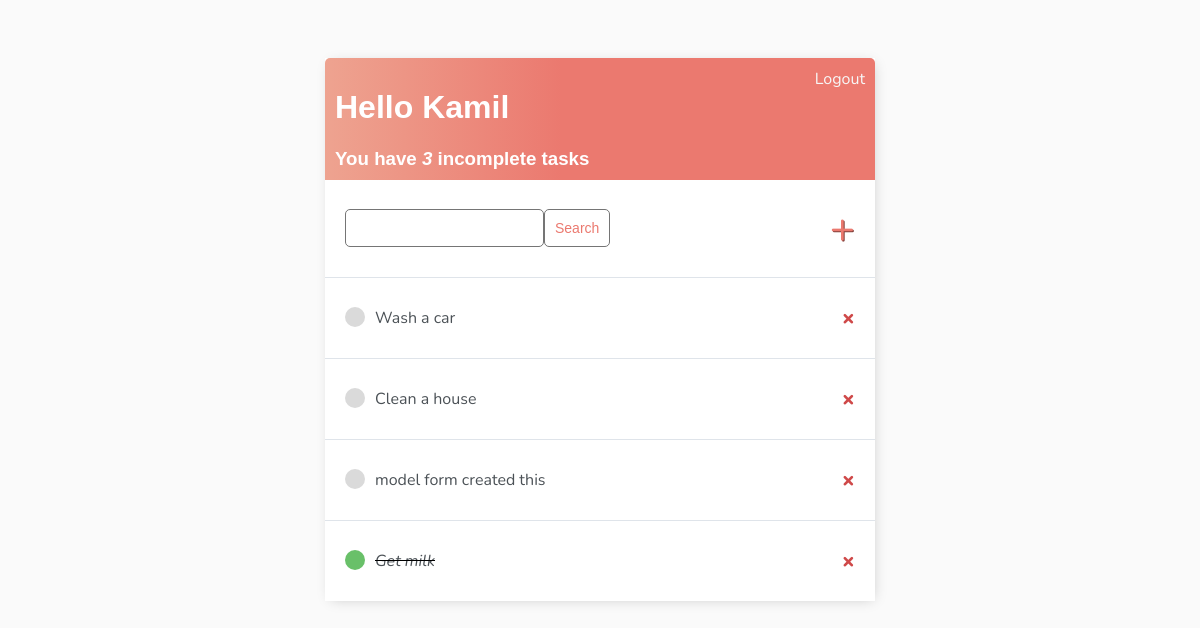
Before: / (signed in) with the older database file.
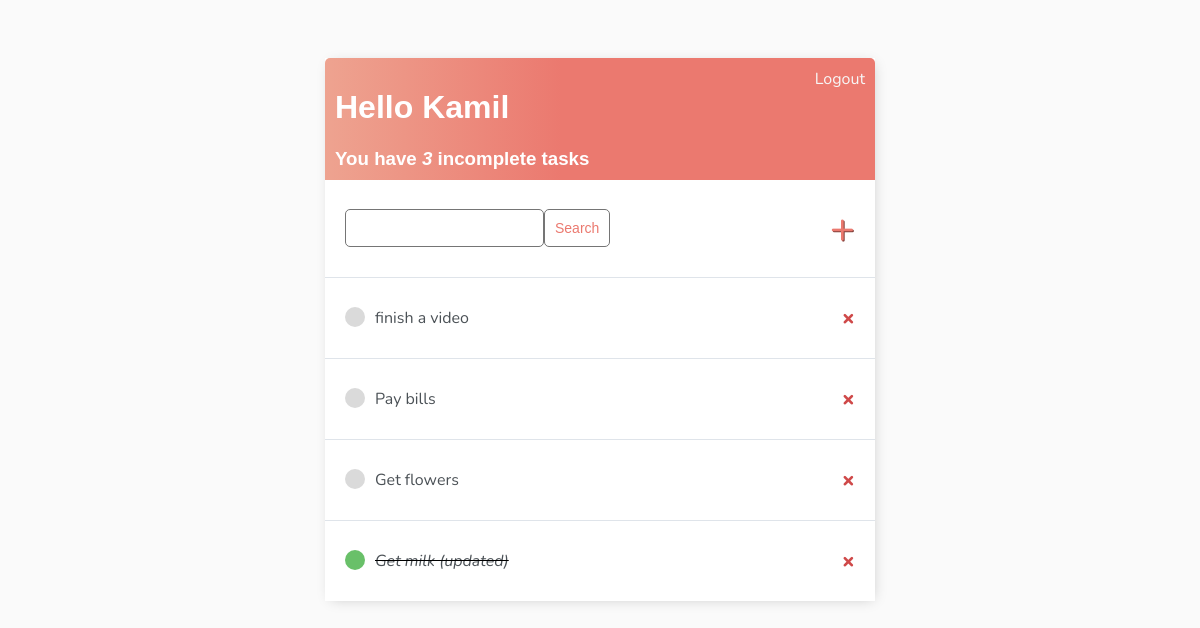
After: the same page with the newer database file.
### base/models.py (models this page shows)
class Task(models.Model):
    user = models.ForeignKey(User, on_delete=models.CASCADE, null=True, blank=True)
    title = models.CharField(max_length=200)
    description = models.TextField(null=True, blank=True)
    complete = models.BooleanField(default=False)
    created = models.DateTimeField(auto_now_add=True)
    def __str__(self):
        return self.title
    class Meta:
        ordering = ['complete']

### base/views.py (the view)
# urls.py: path('', TaskList.as_view(), name='tasks'),
class TaskList(LoginRequiredMixin, ListView):
    model = Task
    context_object_name = 'tasks'
    def get_context_data(self, **kwargs):
        context = super().get_context_data(**kwargs)
        context['tasks'] = context['tasks'].filter(user=self.request.user)
        context['count'] = context['tasks'].filter(complete=False).count()
        search_input = self.request.GET.get('search-area') or ''
        if search_input:
            context['tasks'] = context['tasks'].filter(title__startswith=search_input)
        context['search_input'] = search_input
        return context

### base/templates/base/task_list.html
{% extends 'base/main.html' %}
{% block content %}
    <div class="header-bar">
        <div>
            <h1>Hello {{request.user|title}}</h1>
            <h3 style="margin:0">You have <i>{{count}}</i> incomplete task{{count|pluralize:"s"}}</h3>
        </div>
        {% if request.user.is_authenticated %}
            <a href="{% url 'logout' %}">Logout</a>
        {% else %}
            <a href="{% url 'login' %}">Login</a>
        {% endif %}
    </div>
    <div id="search-add-wrapper">
        <form method="GET" style="display:flex;">
            <input type="text" name="search-area" value="{{search_input}}">
            <input class="button" type="submit" value="Search">
        </form>
        <a id="add-link" href="{% url 'task-create' %}">&#x2b;</a>
    </div>
    <div class="task-items-wrapper">
        {% for task in tasks %}
            <div class="task-wrapper">
                {% if task.complete %}
                    <div class="task-title">
                        <div class="task-complete-icon"></div>
                        <i><s><a href="{% url 'task-update' task.id %}">{{task}}</a></s></i>
                    </div>
                <a class="delete-link" href="{% url 'task-delete' task.id %}">&#215;</a>
                {% else %}
                    <div class="task-title">
                        <div class="task-incomplete-icon"></div>
                        <a href="{% url 'task-update' task.id %}">{{task}}</a>
                    </div>
                <a class="delete-link" href="{% url 'task-delete' task.id %}">&#215;</a>
                {% endif %}
            </div>
        {% empty %}
            <h3>No items in list</h3>
        {% endfor %}
    </div>
{% endblock content %}

### base/templates/base/main.html (shortened to what this page needs)
<!DOCTYPE html>
<html lang="en">
    <head>
    </head>
    <body>
        <div class="container">
            {% block content %}
            {% endblock content %}
        </div>
    </body>
</html>

### base/templates/base/main.html (style rules this page uses)
body { background-color: #FAFAFA; font-family: 'Nunito', sans-serif; padding-top: 50px; }
h1, h2, h3, h4, h5, h6 { font-family: 'Raleway', sans-serif; }
a, p { color: #4b5156 }
.container { max-width: 550px; margin: auto; background-color: #fff; -webkit-box-shadow: 2px 2px 13px -4px rgba(0, 0, 0, 0.21); box-shadow: 2px 2px 13px -4px rgba(0, 0, 0, 0.21); }
.header-bar { display: flex; justify-content: space-between; color: #fff; padding: 10px; border-radius: 5px 5px 0 0; background: linear-gradient(90deg, #EEA390 0%, #EB796F 43%, #EB796F 100%); }
.header-bar a { color: rgb(247, 247, 247); text-decoration: none; }
.task-wrapper { display: flex; align-items: center; justify-content: space-between; padding: 20px; background-color: #fff; border-top: 1px solid #dfe4ea; overflow: hidden; }
.task-title { display: flex; }
.task-title a { text-decoration: none; color: #4b5156; margin-left: 10px; }
.task-complete-icon { height: 20px; width: 20px; background-color: rgb(105, 192, 105); border-radius: 50%; }
.task-incomplete-icon { height: 20px; width: 20px; background-color: rgb(218, 218, 218); border-radius: 50%; }
.delete-link { text-decoration: none; font-weight: 900; color: #cf4949; font-size: 22px; line-height: 0; padding: 20px 0px; }
#search-add-wrapper { display: flex; justify-content: space-between; align-items: center; padding: 20px; }
#add-link { color: #EB796F; text-decoration: none; font-size: 42px; text-shadow: 1px 1px #81413b; }
input[type=text], input[type=password], textarea { border: 1px solid #757575; border-radius: 5px; padding: 10px; width: 90%; }
.button { border: 1px solid #757575; background-color: #FFF; color: #EB796F; padding: 10px; font-size: 14px; border-radius: 5px; cursor: pointer; text-decoration: none; }

Changed rows visible on the page:
removed Task: title "Wash a car"
removed Task: title "Clean a house"
removed Task: title "model form created this"
added Task: title "finish a video"
added Task: title "Pay bills"
added Task: title "Get flowers"
changed Task: title "Get milk" → "Get milk (updated)"
